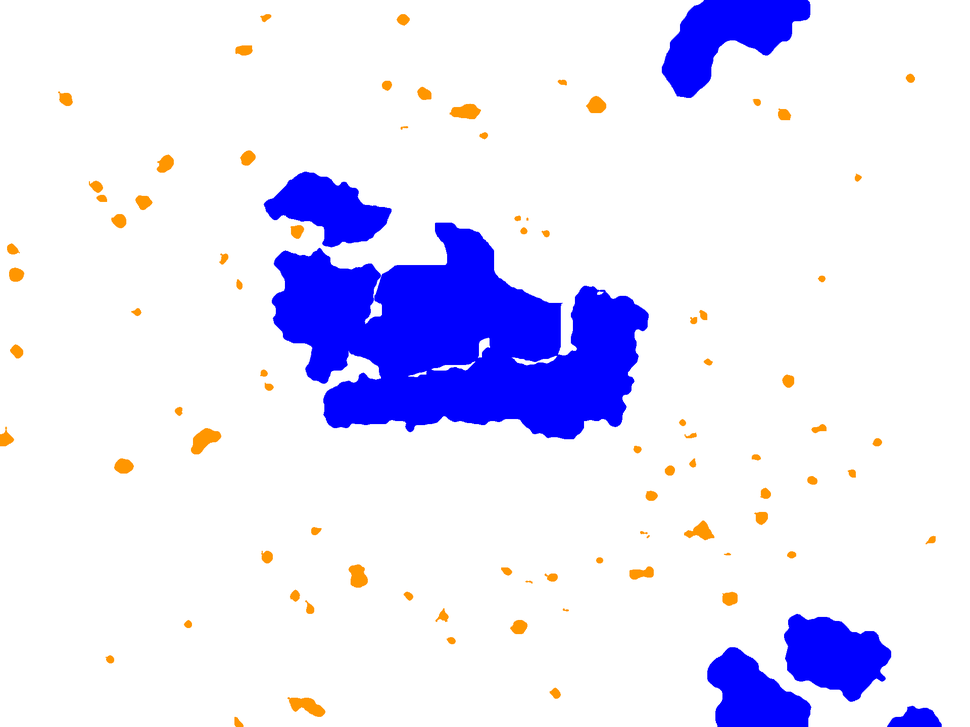
#> input picture benign_4x/_11016_gt.png, 970 x 727 px, shrunk from 1920 x 1440 before the run, given in place of _11001.tif, which was not available
$ jupyter execute --allow-errors RunMain.ipynb   (older library calls are emulated)
#> lines starting #> are read from the running program, lines starting #| are printed output that depends on the picture; after the words box and inside, x2 and y2 are one past the last pixel; in counts of white or black regions, pixels touching at a corner belong together; pictures that were not available may be replaced by others from this repository, and a replacement may not be noted
[cell 1]
from google.colab import drive
drive.mount('/content/gdrive')

[cell 2]
import numpy as np
import cv2
import matplotlib.pyplot as plt
from sklearn.cluster import KMeans
import scipy
import os
os.chdir('/content/gdrive/My Drive/MP2/')

[cell 3]
def cvt2LAB(img, show):
  lab= cv2.cvtColor(img, cv2.COLOR_BGR2LAB)
  plt.imshow(lab)
  if(show):
    plt.show()

  l, a, b = cv2.split(lab)
  plt.imshow(l, cmap ='gray')
  if(show):
    plt.show()
  plt.imshow(a, cmap= 'gray')
  if(show):
    plt.show()
  plt.imshow(b, cmap = 'gray')
  if(show):
    plt.show()

  labm = cv2.medianBlur(lab, 9)
  plt.imshow(labm)
  if(show):
    plt.show()

  return lab, labm, l, a, b

[cell 4]
def extractGabor(img, ksizeRange, sigmaRange, thetaRange, gammaRange, lamdaRange, show):

  features = []
  fmasks = []
  dim = len(img.shape)

  for ksize in np.arange(ksizeRange[0], ksizeRange[1], ksizeRange[2]):
    for sigma in np.arange(sigmaRange[0], sigmaRange[1], sigmaRange[2]):
      for lamda in np.arange(lamdaRange[0], lamdaRange[1], lamdaRange[2]):
        for gamma in np.arange(gammaRange[0], gammaRange[1], gammaRange[2]):
          for theta in np.arange(thetaRange[0], thetaRange[1], thetaRange[2]):
            k = cv2.getGaborKernel((ksize, ksize), sigma, theta, lamda, gamma, 0, ktype=cv2.CV_32F)
            fimg = cv2.filter2D(img, cv2.CV_8UC1, k)
            fimg = cv2.medianBlur(fimg, 5)
            #fimg = cv2.GaussianBlur(fimg, (51,51), 5, 5)

            if(show):
              plt.figure(figsize = (8,8))
              plt.imshow(fimg, cmap = 'gray')
              plt.show()
              print(ksize, sigma, gamma, lamda, theta)

            if(dim == 2):
              #ret,fmask = cv2.threshold(fimg,254,1,cv2.THRESH_BINARY_INV)
              #fmask = fmask.reshape((fimg.shape[0]*fimg.shape[1],))
              fimg = fimg.reshape((fimg.shape[0]*fimg.shape[1],))
              features.append(fimg)
              #features.append(fmask)
            elif(dim == 3):
              fimg = fimg.reshape((fimg.shape[0]*fimg.shape[1],3))
              features.append(fimg[:,0])
              features.append(fimg[:,1])
              features.append(fimg[:,2])
            else:
              print("Channels error")
              return 0


  features = np.array(features)
  features = features.T
  return features

[cell 5]
# [5 lines left out: function addLABfeatures, not called in this run]

[cell 6]
def kmeansClustering(features, n_clusters):
  kmeans = KMeans(n_clusters=n_clusters, init = 'k-means++')
  kmeans.fit(features)
  y = kmeans.predict(features)
  return kmeans, y

[cell 7]
#Find Background Class as most populated class and setting it to zero

def bgToZero(img_seg):
  counts = np.bincount(img_seg.flatten())
  background = np.argmax(counts)
  if(background):
    print("Changing BG")
    img_seg[img_seg == background] = 255
    img_seg[img_seg == 0] = background
    img_seg[img_seg == 255] = 0
  return img_seg

[cell 8]
#Finding Cell and Cytoplasm Clusters

def findCorrectLabel(img_seg, lab):

  clusters = np.unique(img_seg)
  clusters = clusters[1:]   #As label zero is background

  #Masks for each label
  mask1 = np.zeros(img_seg.shape)
  mask2 = np.zeros(img_seg.shape)
  mask1[img_seg == clusters[0]] = 255
  mask2[img_seg == clusters[1]] = 255

  #Finding histogram for a space
  hist1 = cv2.calcHist([lab],[1],np.uint8(mask1),[255],[0,256])
  peak1 = np.argsort(-hist1.flatten())[0]
  hist2 = cv2.calcHist([lab],[1],np.uint8(mask2),[255],[0,256])
  peak2 = np.argsort(-hist2.flatten())[0]


  if(peak1 > peak2):
    cell = clusters[0]
    cyto = clusters[1]
  else:
    cell = clusters[1]
    cyto = clusters[0]

  return cell, cyto

[cell 9]
def segmentLabel(img, img_seg, cell, cyto, background): #Re -labels the image to group tumors and isolated cells separately
  #Input no. of malignant and benign
  print("Malignant:")
  mal = input()
  print("Benign: ")
  ben = input()

  img_seg_labelled = findTumors(img_seg, cell, cyto, background, int(mal), int(ben))
  #print(img_seg_labelled.dtype)
  #plt.imshow(img_seg_labelled, cmap = 'gray')
  #plt.show()
  return img_seg_labelled, mal, ben

# [40 lines left out: function findTumors, not called in this run]

#> (a cell that did not finish here is left out)

[cell 11]
def main(new, img_fname, *args):

  #Reading images
#> called with new = 0, img_fname = 'benign_4x/_11001.tif'
  img = cv2.imread(img_fname)
#> img is the input picture: shape (727, 970, 3); mean B, G, R 252.1, 226.7, 228
  if(not new): #If not a new image
    img_gt_fname = args[0]
    img_gt = cv2.imread(img_gt_fname)
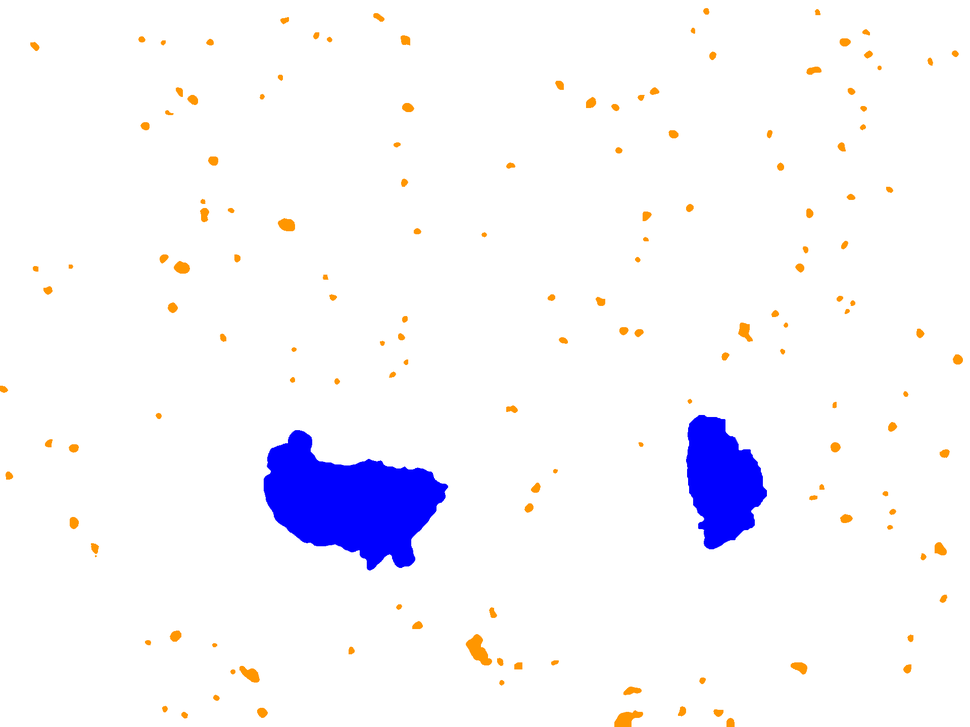
#> input picture benign_4x/_11001_gt.png, 970 x 727 px, shrunk from 1920 x 1440 before the run, found by its file name
#> img_gt is the input picture: shape (727, 970, 3); mean B, G, R 252.3, 245.9, 247
    img_gt = np.array(img_gt)

  #Convert to Lab Space
  # Outputs : lab space, median filtered lab images, l, a, b channels separately
  # Inputs : rgb image, show = 1, to show the lab images. Show = 0 to not display
  lab,labm, l, a, b = cvt2LAB(img,0)
#> in cvt2LAB, `lab= cv2.cvtColor(img, cv2.COLOR_BGR2LAB)`: lab: shape (727, 970, 3); mean of channels 0, 1, 2 235.8, 136.7, 117.4
#> in cvt2LAB, `l, a, b = cv2.split(lab)`:
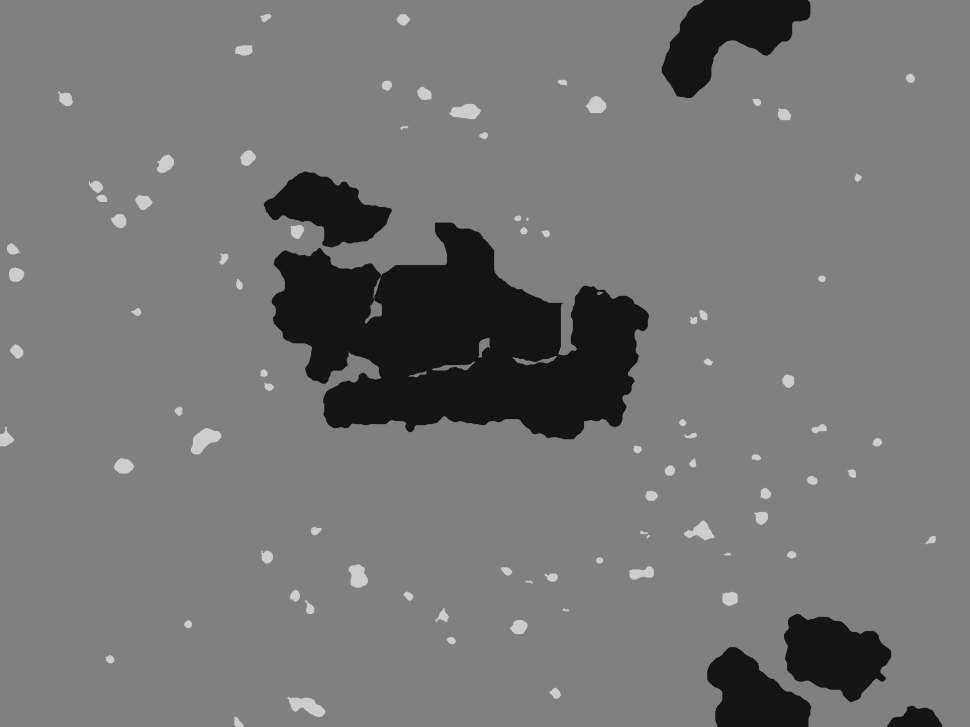
#> b: shape (727, 970); min 20, max 205, mean 117.4
#> in cvt2LAB, `labm = cv2.medianBlur(lab, 9)`: labm: shape (727, 970, 3); mean of channels 0, 1, 2 235.9, 136.6, 117.1

  #Extract Gabor Features
  # FN: extractGabor(img, ksizeRange, sigmaRange, thetaRange, gammaRange, lamdaRange, show)
  features = extractGabor(lab, [9,10,2], [1,2,1], [0,1,1], [0.5,1.25,0.25], [3.25,4.1,0.25], 0)
#> after the loop in extractGabor, `for ksize in np.arange(ksizeRange[0], ksizeRange[1], ksizeRange[2]):`: features = 36 items

  #Feature Selection
  features = np.hstack([features[:,0:12], features[:,18:36]])

  #Adding LAB Colour channels to feature space
  #features = addLABfeatures(features, labm)

  #Kmeans - inputs : feature vectors, no. of clusters
  #Kmeans - outputs : kmeans object, label vector
  [kmeans, y] = kmeansClustering(features, 3)
  img_seg = y.reshape((img.shape[0], img.shape[1]))
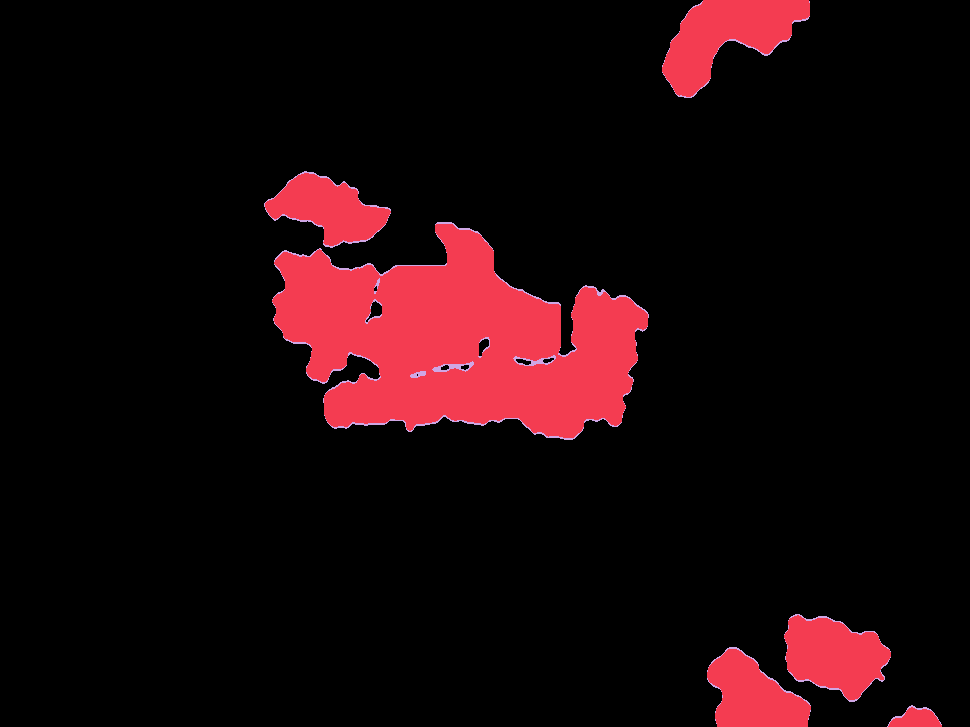
#> img_seg: shape (727, 970) int32; 3 distinct labels, from 0 to 2; one colour per label, 0 black
  img_seg = cv2.medianBlur(np.uint8(img_seg), 9)
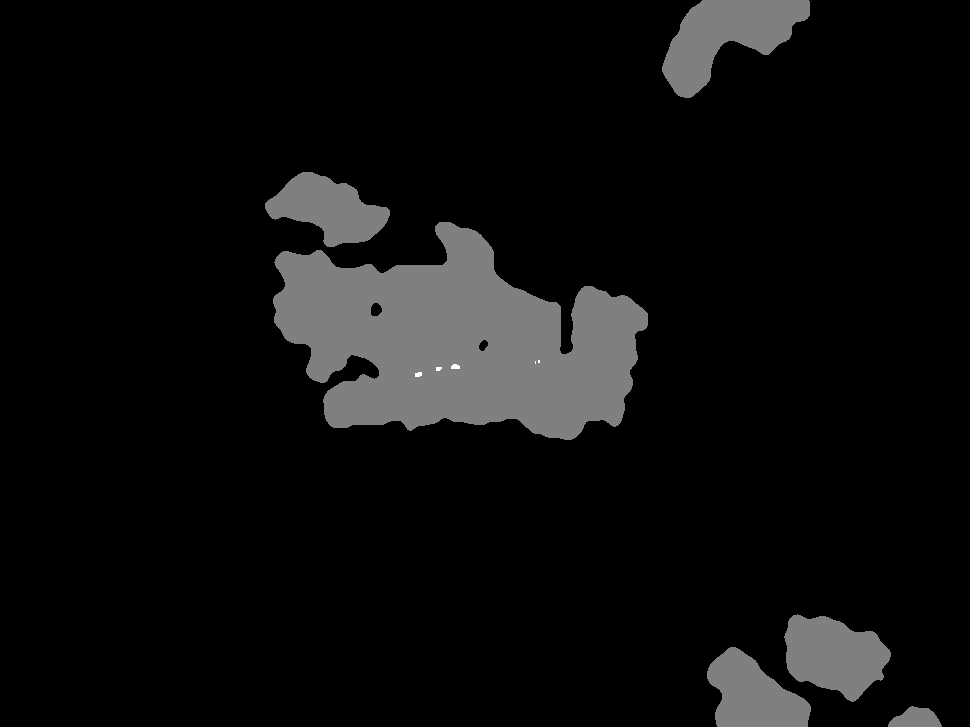
#> img_seg: shape (727, 970); min 0, max 2, mean 0.108; drawn with min black and max white

  #Display Image
  plt.figure()
  plt.imshow(img)
  plt.title('Original image', fontsize = 20)
  plt.show()
  plt.figure()
  plt.imshow(img_seg , cmap = 'gray')
  plt.title('Segmented image after kmeans', fontsize = 20)
  plt.show()

  #Re-labelling the image
  img_seg = bgToZero(img_seg)
#> in bgToZero, `counts = np.bincount(img_seg.flatten())`: counts = [629270, 75822, 98]
#> in bgToZero, `background = np.argmax(counts)`: background = 0
  cell, cyto = findCorrectLabel(img_seg, lab) #Finds the correct labels for cell and cytoplasm clusters
#> in findCorrectLabel, `clusters = np.unique(img_seg)`: clusters = [0, 1, 2]
#> in findCorrectLabel, `clusters = clusters[1:]`: clusters = [1, 2]
#> in findCorrectLabel, `hist1 = cv2.calcHist([lab],[1],np.uint8(mask1),[255],[0,256])`: hist1 = 255 values, max 72766 at index 206, min 0 at index 0, mean 297.3
#> in findCorrectLabel, `hist1 = cv2.calcHist([lab],[1],np.uint8(mask1),[255],[0,256])`:
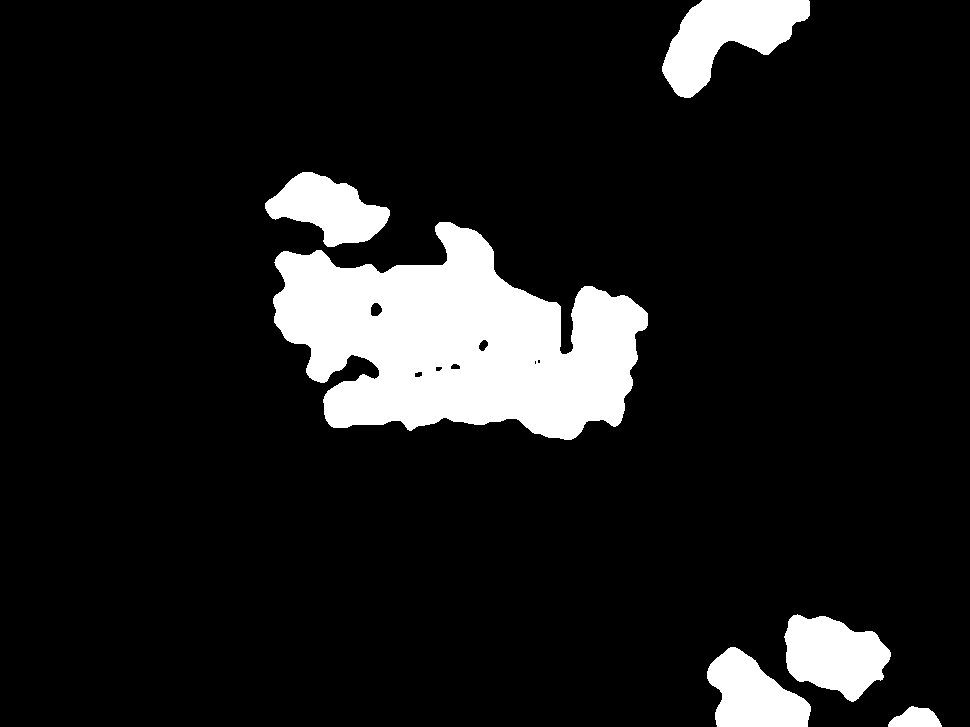
#> mask1: shape (727, 970) float64; 10.8% white; 6 white regions, box (x1, y1, x2, y2) and area: (273, 222, 648, 440) 50630, (662, 0, 810, 98) 7572, (784, 614, 891, 702) 6262, (707, 647, 811, 727) 5301, (265, 172, 390, 247) 5279, (888, 706, 942, 727) 778
#> in findCorrectLabel, `peak1 = np.argsort(-hist1.flatten())[0]`: peak1 = 206
#> in findCorrectLabel, `hist2 = cv2.calcHist([lab],[1],np.uint8(mask2),[255],[0,256])`: hist2 = 255 values, max 30 at index 127, min 0 at index 0, mean 0.384
#> in findCorrectLabel, `hist2 = cv2.calcHist([lab],[1],np.uint8(mask2),[255],[0,256])`:
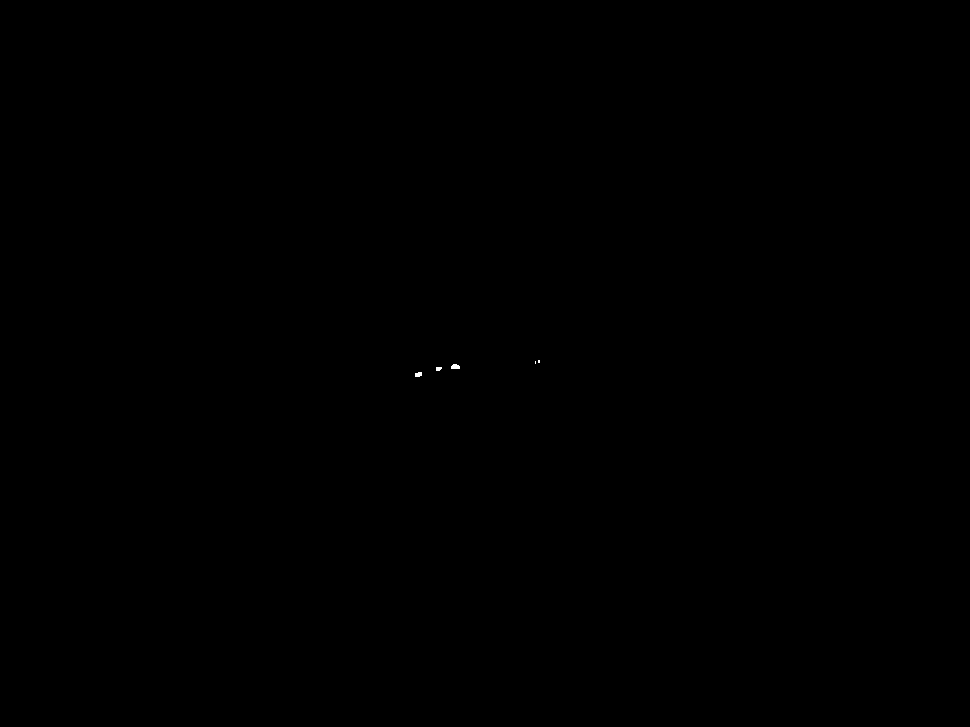
#> mask2: shape (727, 970) float64; 0.01% white; 5 white regions (2 under 20 px), largest, box (x1, y1, x2, y2) and area: (451, 364, 460, 369) 38, (415, 372, 422, 377) 30, (436, 367, 442, 371) 21
#> in findCorrectLabel, `peak2 = np.argsort(-hist2.flatten())[0]`: peak2 = 127
#> in findCorrectLabel, `cell = clusters[0]`: cell = 1
#> in findCorrectLabel, `cyto = clusters[1]`: cyto = 2
#> cell = 1; cyto = 2

  #Finding the tumors
  img_seg_copy = np.copy(img_seg)
  img_seg_withTumor, no_malig, no_benign = segmentLabel(img, img_seg_copy, cell, cyto, 0)

  #Dice Score
  if(not new):
    fig2, (a3,a4) = plt.subplots(1,2, figsize=(15,15))
    a3.imshow(img_seg_withTumor, cmap = 'gray')
    a3.set_title('Final Segmented Image Output', fontsize = 20)
    a4.imshow(img_gt)
    a4.set_title('Ground Truth', fontsize = 20)
    fig2.show()
    # [4 lines of commented-out code are left out]
  else:
    plt.figure(figsize = (10,10))
    plt.imshow(img_seg_withTumor, cmap = 'gray')
    plt.title('Final Segmented Image Output', fontsize = 15)
    plt.show()

  return 0
